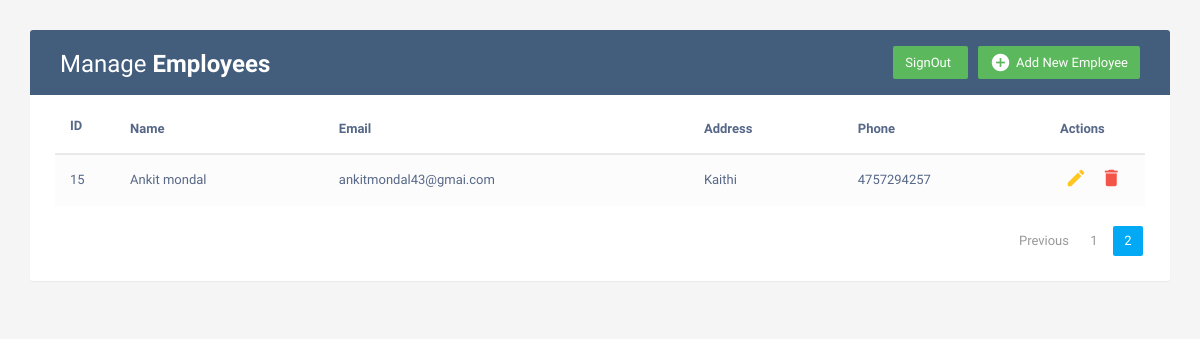
The page /home/?page=2 on the database its author committed.
### Employee/models.py (models this page shows, shortened)
class Employees(models.Model):
    name = models.CharField(max_length = 200)
    email = models.EmailField(max_length = 100)
    address = HTMLField()
    phone = models.IntegerField()

### splash3/views.py (the view)
# urls.py: path('',views.home,name="Dashboard"),
def home(request):
    emp = Employees.objects.all()
    paginator = Paginator(emp,8)
    page_number = request.GET.get('page')
    Servicedatafinal = paginator.get_page(page_number)
    totalpage = Servicedatafinal.paginator.num_pages
    content = {
        'emp':Servicedatafinal,
        'lastpage':totalpage,
        'totalpagelist':[n+1 for n in range(totalpage)],
        'items': enumerate(emp, start=1)
    }
    return render(request,'index.html',content)

### Templates/index.html (shortened to what this page needs)
<!DOCTYPE html>
<html lang="en">
<head>
<link rel="stylesheet" href="https://maxcdn.bootstrapcdn.com/font-awesome/4.7.0/css/font-awesome.min.css">
<link rel="stylesheet" href="https://maxcdn.bootstrapcdn.com/bootstrap/3.3.7/css/bootstrap.min.css">
  <body>
    <div class="container">
        <div class="table-wrapper">
            <div class="table-title">
                <div class="row">
                    <div class="col-sm-6">
						<h2>Manage <b>Employees</b></h2>
					</div>
					<div class="col-sm-6">
						<a href="#addEmployeeModal" class="btn btn-success" data-toggle="modal"><i class="material-icons">&#xE147;</i> <span>Add New Employee</span></a>
						<a href="{% url 'signout' %}" class="btn btn-success" data-toggle="modal"> <span>SignOut</span></a>
					</div>
                </div>
            </div>
            <table class="table table-striped table-hover">
                <thead>
                    <tr>
						<th>
                            <label>ID</label>
						</th>
                        <th>Name</th>
                        <th>Email</th>
						<th>Address</th>
                        <th>Phone</th>
                        <th>Actions</th>
                    </tr>
                </thead>
                <tbody>
                    {% for i in emp %}
                    <tr>
						<td>
                            {{i.id}}
						</td>
                        <td>{{i.name}}</td>
                        <td>{{i.email}}</td>
						<td>{{i.address}}</td>
                        <td>{{i.phone}}</td>
                        <td>
                            <a href="#editEmployeeModal-{{forloop.counter}}" class="edit" data-toggle="modal"><i class="material-icons" data-toggle="tooltip" title="Edit">&#xE254;</i></a>
                            <a href="#deleteEmployeeModal-{{forloop.counter}}" class="delete" data-toggle="modal"><i class="material-icons" data-toggle="tooltip" title="Delete">&#xE872;</i></a>
                        </td>
                    </tr>
                    {% endfor %}
                </tbody>
            </table>
			<div class="clearfix">
                <ul class="pagination">
                    {% if emp.has_previous %}
                    <li class="page-item"><a href="/home/?page={{emp.previous_page_number}}">Previous</a></li>
                    {% endif %}
                    {% for n in totalpagelist %}
                    {% if n == emp.number %}
                    <li class="page-item active"><a href="/home/?page={{n}}" class="page-link">{{n}}</a></li>
                    {% else %}
                    <li class="page-item "><a href="/home/?page={{n}}" class="page-link">{{n}}</a></li>
                    {% endif %}
                    {% endfor %}
                </ul>
            </div>
        </div>
    </div>
</body>
</html>

### Templates/index.html (style rules this page uses)
body { color: #566787; background: #f5f5f5; font-family: 'Varela Round', sans-serif; font-size: 13px; }
.table-wrapper { background: #fff; padding: 20px 25px; margin: 30px 0; border-radius: 3px; box-shadow: 0 1px 1px rgba(0,0,0,.05); }
.table-title { padding-bottom: 15px; background: #435d7d; color: #fff; padding: 16px 30px; margin: -20px -25px 10px; border-radius: 3px 3px 0 0; }
.table-title h2 { margin: 5px 0 0; font-size: 24px; }
.table-title .btn { color: #fff; float: right; font-size: 13px; border: none; min-width: 50px; border-radius: 2px; border: none; outline: none !important; margin-left: 10px; }
.table-title .btn i { float: left; font-size: 21px; margin-right: 5px; }
.table-title .btn span { float: left; margin-top: 2px; }
table.table tr th, table.table tr td { border-color: #e9e9e9; padding: 12px 15px; vertical-align: middle; }
table.table tr th:first-child { width: 60px; }
table.table tr th:last-child { width: 100px; }
table.table-striped tbody tr:nth-of-type(odd) { background-color: #fcfcfc; }
table.table td:last-child i { opacity: 0.9; font-size: 22px; margin: 0 5px; }
table.table td a { font-weight: bold; color: #566787; display: inline-block; text-decoration: none; outline: none !important; }
table.table td a.edit { color: #FFC107; }
table.table td a.delete { color: #F44336; }
table.table td i { font-size: 19px; }
.pagination { float: right; margin: 0 0 5px; }
.pagination li a { border: none; font-size: 13px; min-width: 30px; min-height: 30px; color: #999; margin: 0 2px; line-height: 30px; border-radius: 2px !important; text-align: center; padding: 0 6px; }
.pagination li.active a, .pagination li.active a.page-link { background: #03A9F4; }

### rows shown on the page
Employees: id "15", name "Ankit mondal", email "ankitmondal43@gmai.com", address "Kaithi", phone "4757294257"

### other values the page prints
{{ n }} "1"
{{ n }} "2"
